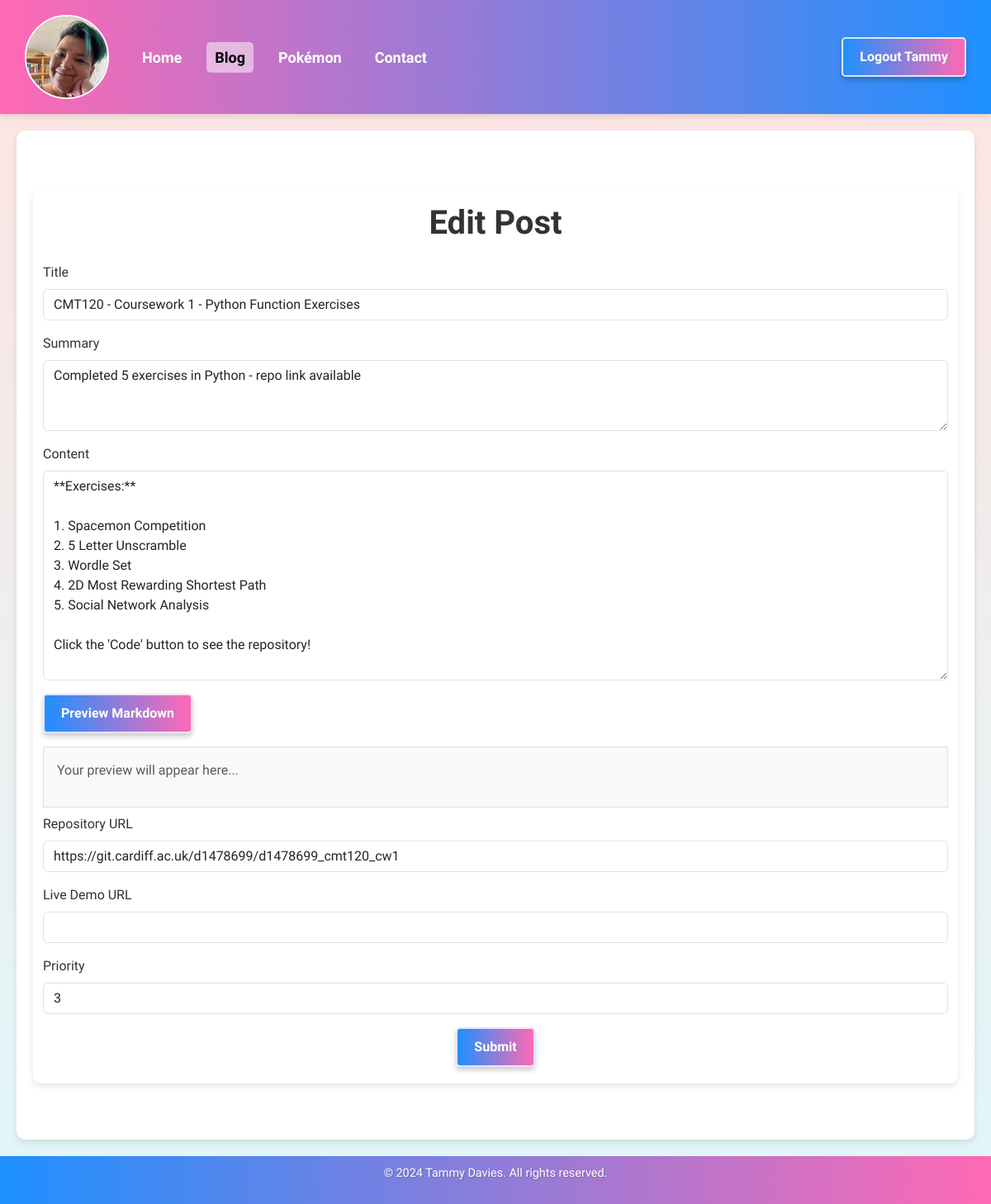
Page /blog/11/edit (signed in) on the committed database.
### app/authentication/database/models/user.py (models this page shows, shortened)
class User(db.Model):
    id = db.Column(db.Integer, primary_key=True)
    username = db.Column(db.String(150), nullable=False, unique=True)
    email = db.Column(db.String(150), nullable=False, unique=True)
    password = db.Column(db.String(200), nullable=False)
    @property
    def is_authenticated(self):
        return True

### app/blog/database/models/blog_post.py (models this page shows)
class BlogPost(db.Model):
    id = db.Column(db.Integer, primary_key=True)
    title = db.Column(db.String(100), nullable=False)
    content = db.Column(db.Text, nullable=False)
    timestamp = db.Column(db.DateTime, default=datetime.utcnow)
    priority = db.Column(db.Integer, default=0)
    author = db.Column(db.String(50), nullable=False)
    summary = db.Column(db.String(255), nullable=True)
    repository_url = db.Column(db.String(255), nullable=True)
    live_demo_url = db.Column(db.String(255), nullable=True)
    comments = db.relationship(
        "Comment", backref="post", cascade="all, delete-orphan", lazy=True
    )

### app/blog/routes/edit_post.py (the view, shortened to what this page needs)
@login_required
def edit_post(post_id):
    if not is_admin():
        return render_template("forbidden.html")
    post = BlogPost.query.get_or_404(post_id)
    form = BlogPostForm(obj=post)
    return render_template(
        "blog_post.html",
        form=form,
        post=post,
        edit=True,
        preview_endpoint=url_for("blog.markdown_preview"),
    )

### app/blog/forms/blog_post_form.py
class BlogPostForm(FlaskForm):
    title = StringField("Title", validators=[DataRequired()])
    summary = TextAreaField(
        "Summary",
        validators=[DataRequired(message="Please provide a summary for the post.")],
    )
    content = TextAreaField(
        "Content", validators=[DataRequired(message="Content cannot be empty.")]
    )
    repository_url = URLField(
        "Repository URL",
        validators=[Optional(), URL(message="Enter a valid URL")],
    )
    live_demo_url = URLField(
        "Live Demo URL", validators=[Optional(), URL(message="Enter a valid URL")]
    )
    priority = IntegerField(
        "Priority",
        validators=[
            DataRequired(message="Please specify a priority."),
            NumberRange(min=0, message="Priority must be 0 or higher."),
        ],
    )
    submit = SubmitField("Submit")

### app/authentication/database/is_admin.py (called while the page is built)
def is_admin():
    return current_user.is_authenticated and current_user.email == "tammy@tsdavies.com"

### app/blog/templates/blog_post.html (shortened to what this page needs)
{% extends "page_template.html" %} {% block content %}
    <main class="container my-5">
        <h1 class="text-center mb-4">
            {{ 'Edit Post' if edit else 'Create New Post' }}
        </h1>
        <form
                class="needs-validation"
                novalidate
                method="POST"
                action="{{ url_for('blog.edit_post', post_id=post.id) if edit else url_for('blog.new_post') }}"
        >
            <div class="mb-3">
                {{ form.title.label(class="form-label") }} {{ form.title(class="form-control", size=50) }}
            </div>
            <div class="mb-3">
                {{ form.summary.label(class="form-label") }} {{ form.summary(class="form-control", rows=3) }}
            </div>
            <div class="mb-3">
                {{ form.content.label(class="form-label") }} {{ form.content(id="content",
      class="form-control", rows=10) }}
            </div>
            <button type="button" id="preview-button" class="btn btn-secondary mb-3">
                Preview Markdown
            </button>
            <div id="preview" class="border p-3 mb-2" style="background-color: #f9f9f9">
                <p class="text-muted">Your preview will appear here...</p>
            </div>
            <div class="mb-3">
                {{ form.repository_url.label(class="form-label") }} {{ form.repository_url(class="form-control", size=50) }}
            </div>
            <div class="mb-3">
                {{ form.live_demo_url.label(class="form-label") }} {{ form.live_demo_url(class="form-control", size=50) }}
            </div>
            <div class="mb-3">
                {{ form.priority.label(class="form-label") }} {{ form.priority(class="form-control", size=50) }}
            </div>
            <div class="text-center">{{ form.submit(class="btn btn-primary") }}</div>
        </form>
    </main>
{% endblock %}

### app/templates/page_template.html (shortened to what this page needs)
<!doctype html>
<html lang="en">
<head>
    <link
            href="https://cdn.jsdelivr.net/npm/bootstrap@5.3.0-alpha3/dist/css/bootstrap.min.css"
            rel="stylesheet"
    />
    <link
            rel="stylesheet"
            href="{{ url_for('static', filename='css/style.css') }}"
    />
    <link
            rel="stylesheet"
            href="{{ url_for('static', filename='css/buttons.css') }}"
    />
    <link
            rel="stylesheet"
            href="{{ url_for('static', filename='css/navbar.css') }}"
    />
    <link
            rel="stylesheet"
            href="{{ url_for('static', filename='css/flash_style.css') }}"
    />
    <link
            rel="stylesheet"
            href="{{ url_for('static', filename='css/card_styles.css') }}"
    />
    <link
            rel="stylesheet"
            href="{{ url_for('static', filename='css/flash_style.css') }}"
    />
</head>
<body>
<header>
    <nav class="navbar">
        <ul class="navbar-nav left">
            <li class="nav-item avatar">
                <a href="/">
                    <img
                            src="{{ url_for('static', filename='images/avatar.webp') }}"
                            alt="User Avatar"
                    />
                </a>
            </li>
            <li class="nav-item">
                <a
                        class="nav-link {% if request.path == '/' %}active{% endif %}"
                        href="/"
                        aria-label="Navigate to Home"
                >Home</a
                >
            </li>
            <li class="nav-item">
                <a
                        class="nav-link {% if request.path.startswith('/blog') %}active{% endif %}"
                        href="/blog"
                        aria-label="Navigate to Blog"
                >Blog</a
                >
            </li>
            <li class="nav-item">
                <a
                        class="nav-link {% if request.path.startswith('/pokemon') %}active{% endif %}"
                        href="/pokemon"
                        aria-label="Navigate to Pokémon"
                >Pokémon</a
                >
            </li>
            <li class="nav-item">
                <a
                        class="nav-link {% if request.path.startswith('/contact') %}active{% endif %}"
                        href="/contact"
                        aria-label="Navigate to Contact"
                >Contact</a
                >
            </li>
        </ul>
        <ul class="navbar-nav right">
            {% if current_user.is_authenticated %}
                <li class="nav-item">
                    <a class="btn btn-primary" href="{{ url_for('authentication.logout') }}"
                    >Logout {{ current_user.username }}</a
                    >
                </li>
            {% endif %}
        </ul>
    </nav>
</header>
<main>
     {% block content %} {% endblock %}
</main>
<footer>
    <p>&copy; 2024 Tammy Davies. All rights reserved.</p>
</footer>
</body>
</html>

### app/static/css/style.css (style rules this page uses)
body { margin: 0; padding: 0; font-family: "Prompt", "Roboto", Arial, sans-serif; background: linear-gradient(to bottom, #ffe4e1, #e0f7fa); color: #333; display: flex; flex-direction: column; min-height: 100vh; }
main { flex: 1; display: flex; flex-direction: column; justify-content: center; padding: 20px; background: white; border-radius: 10px; box-shadow: 0 4px 8px rgba(0, 0, 0, 0.1); max-width: 1200px; margin: 20px auto; width: calc(100% - 40px); }
header { background: linear-gradient(90deg, #ff69b4, #1e90ff); color: white; padding: 10px 20px; box-shadow: 0 4px 6px rgba(0, 0, 0, 0.1); }
footer { background: linear-gradient(90deg, #1e90ff, #ff69b4); color: white; text-align: center; padding: 10px 0; font-size: 0.9rem; text-shadow: 1px 1px 2px rgba(0, 0, 0, 0.2); }
h1 { font-family: 'Prompt', sans-serif; font-size: 2.5rem; font-weight: bold; color: #333; margin-bottom: 1rem; }

### app/static/css/buttons.css (style rules this page uses)
.btn { background: linear-gradient(90deg, #1e90ff, #ff69b4); color: white; border: 2px solid #ffffffcc; padding: 10px 20px; border-radius: 5px; font-weight: bold; cursor: pointer; transition: background 0.3s, box-shadow 0.3s, transform 0.2s; box-shadow: 0 4px 6px rgba(0, 0, 0, 0.2); }

### app/static/css/navbar.css (style rules this page uses)
.navbar { display: flex; justify-content: space-between; align-items: center; width: 100%; flex-direction: row; flex-wrap: wrap; gap: 10px; }
.navbar-nav { display: flex; list-style: none; padding: 0; margin: 0; flex-direction: row; align-items: center; }
.nav-item { margin: 0 10px; font-size: 18px; }
.nav-link { color: white; text-decoration: none; font-weight: bold; padding: 5px 10px; border-radius: 5px; transition: background-color 0.3s, color 0.3s; }
.nav-link:hover, .nav-link.active { background-color: #ffffff80; color: #333; }
.avatar img { width: 102px; height: 102px; border-radius: 50%; border: 2px solid white; object-fit: cover; transition: transform 0.3s ease, box-shadow 0.3s ease; margin-right: 10px; }

### rows in the picture
User: username "Tammy"
BlogPost: title "CMT120 - Coursework 1 - Python Function Exercises", summary "Completed 5 exercises in Python - repo link available", content "**Exercises:** 1. Spacemon Competition 2. 5 Letter Unscramble 3. Wordle Set 4. 2D Most Rewarding Shortest Path 5. Social Network Analysis Click the 'Code' button to see the repository!", repository_url "https://git.cardiff.ac.uk/d1478699/d1478699_cmt120_cw1", priority "3"

### other values in the picture
{{ 'Edit Post' if edit else 'Create New Post' }} "Edit Post"
